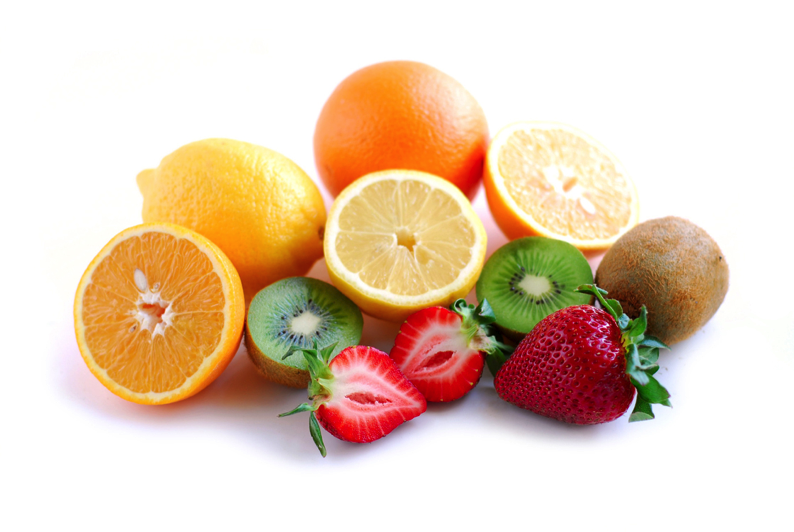
%> input picture octave/images/fruit.png, 794 x 532 px
$ octave CrossCorrelationDocExample.m   (GNU Octave 9; MATLAB toolbox functions it lacks are replaced by stand-ins)
%> lines starting %> are read from the running program, lines starting %| are printed output that depends on the picture
pkg load image;

%% Read an image
img = imread('images/fruit.png');
%> img is the input picture: size 532x794x3 uint8; mean R, G, B 230, 207.1, 185.3
img1 = rgb2gray(img);
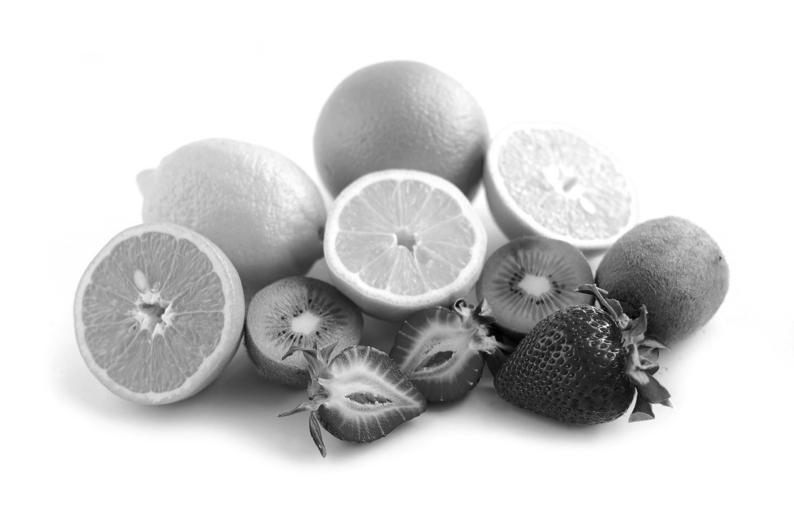
%> img1: size 532x794 uint8; min 0, max 255, mean 211.5
disp(size(img1));
%|    532   794
%img2=rgb2gray(img(size(img,1)/2:size(img,1)/2+50,size(img,2)/2:size(img,2)/2+50,:));
img2=rgb2gray(img(175:340,150:185,:));
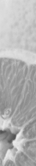
%> img2: size 166x36 uint8; min 82, max 240, mean 177.9
%imshowpair(img1,img2,'montage');
imshow(img1);
pause();
imshow(img2);
pause();
c = normxcorr2(img2,img1);
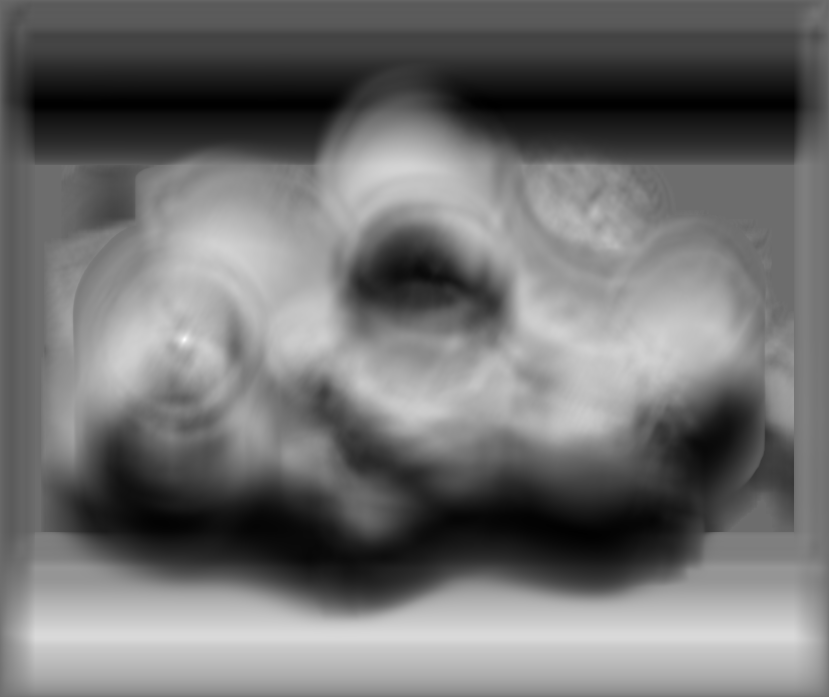
%> c: size 697x829 double; min -0.749, max 1, mean 0.0219; drawn with min black and max white
figure,surf(c), shading flat;
%> after `shading flat`:
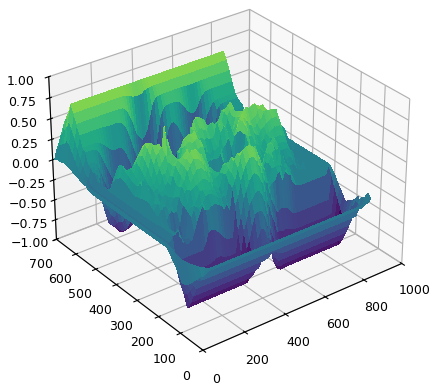
%> figure redrawn from the program's plot data
pause();
